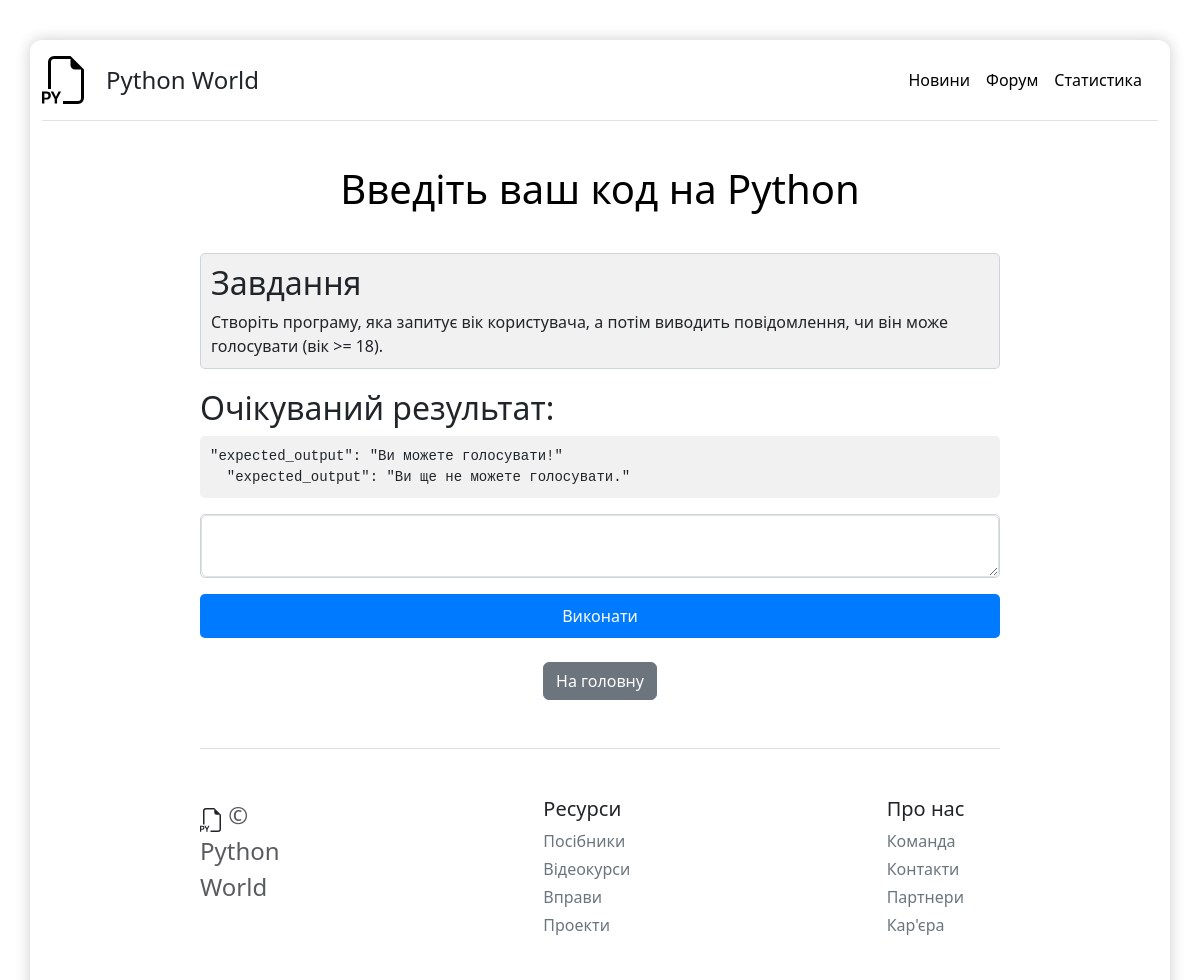
Page /checker/task/1/ on the committed database.
### checker/models.py (models this page shows, shortened)
class Task(models.Model):
    DIFFICULTY_LEVELS = [
        ('easy', 'Easy'),
        ('medium', 'Medium'),
        ('hard', 'Hard'),
    ]
    description = models.TextField()
    expected_output = models.TextField()
    conditions = models.TextField(blank=True, null=True)
    difficulty = models.CharField(max_length=6, choices=DIFFICULTY_LEVELS, default='easy')

### checker/views.py (the view, shortened to what this page needs)
# urls.py: path('task/<int:task_id>/', views.task_detail, name='task_detail'),
def task_detail(request, task_id):
    task = get_object_or_404(Task, id=task_id)
    form = SolutionForm(request.POST or None)
    result = None
    return render(request, 'checker/task_detail.html', {'task': task, 'form': form, 'result': result})

### checker/forms.py
class SolutionForm(forms.ModelForm):
    class Meta:
        model = Solution
        fields = ['code']

### checker/templates/checker/task_detail.html (shortened to what this page needs)
{% load static %}
<!DOCTYPE html>
<html lang="en">
<head>
    <link rel="stylesheet" href="{% static 'checker/css/styles.css' %}">
    <link rel="stylesheet" href="https://cdnjs.cloudflare.com/ajax/libs/codemirror/5.65.5/codemirror.min.css">
    <link rel="stylesheet" href="https://cdnjs.cloudflare.com/ajax/libs/codemirror/5.65.5/theme/dracula.min.css">
    <link rel="stylesheet" href="https://cdn.jsdelivr.net/npm/bootstrap@5.3.2/dist/css/bootstrap.min.css">
</head>
<body>
<div class="container py-3">
    <header class="pb-3 mb-4 border-bottom">
        <div class="d-flex flex-column flex-md-row align-items-center">
            <a href="{% url 'profile' %}" class="d-flex align-items-center link-body-emphasis text-decoration-none me-3">
            </a>
            <span class="fs-4 me-md-auto">Python World</span>
            <nav class="d-inline-flex mt-2 mt-md-0 ms-md-auto">
                <a class="me-3 py-2 link-body-emphasis text-decoration-none" href="{% url 'news_list' %}">Новини</a>
                <a class="me-3 py-2 link-body-emphasis text-decoration-none" href="{% url 'forum' %}">Форум</a>
                <a class="me-3 py-2 link-body-emphasis text-decoration-none" href="{% url 'user_stats' %}">Статистика</a>
            </nav>
        </div>
    </header>
   <div class="code-container">
    <h1>Введіть ваш код на Python</h1>
    <div class="task">
        <h2>Завдання</h2>
        <p>{{ task.description }}</p>
    </div>
    <div class="expected-output">
        <h2>Очікуваний результат:</h2>
        <pre>{{ task.expected_output }}</pre>
    </div>
    <form method="post">
        <div class="code-editor-container">
            <textarea id="code-editor" name="code" class="form-control">{{ form.code.value|default_if_none:"" }}</textarea>
        </div>
        <button type="submit" class="btn btn-primary mt-3">Виконати</button>
    </form>
    <div class="navigation-buttons mt-4 d-flex justify-content-center">
    <a href="{% url 'easy_tasks' %}" class="btn btn-secondary">На головну</a>
    </div>
<footer class="pt-4 my-md-5 pt-md-5 border-top">
  <div class="row">
    <div class="col-12 col-md">
        <span class="fs-4 b-3 text-body-secondary ">  © Python World</span>
    </div>
    <div class="col-6 col-md offset-3">
      <h5>Ресурси</h5>
      <ul class="list-unstyled text-small ">
        <li class="mb-1"><a class="link-secondary text-decoration-none" href="#">Посібники</a></li>
        <li class="mb-1"><a class="link-secondary text-decoration-none" href="#">Відеокурси</a></li>
        <li class="mb-1"><a class="link-secondary text-decoration-none" href="#">Вправи</a></li>
        <li class="mb-1"><a class="link-secondary text-decoration-none" href="#">Проекти</a></li>
      </ul>
    </div>
    <div class="col-6 col-md offset-3 ">
      <h5>Про нас</h5>
      <ul class="list-unstyled text-small ">
        <li class="mb-1"><a class="link-secondary text-decoration-none" href="#">Команда</a></li>
        <li class="mb-1"><a class="link-secondary text-decoration-none" href="#">Контакти</a></li>
        <li class="mb-1"><a class="link-secondary text-decoration-none" href="#">Партнери</a></li>
        <li class="mb-1"><a class="link-secondary text-decoration-none" href="#">Кар'єра</a></li>
      </ul>
    </div>
  </div>
</footer>
</body>
</html>

### checker/static/checker/css/styles.css (style rules this page uses)
body { font-family: Arial, sans-serif; background-color: #f8f9fa; padding: 20px; }
.container { max-width: 800px; margin: 20px auto; background-color: #fff; padding: 20px; border-radius: 8px; box-shadow: 0 0 10px rgba(0, 0, 0, 0.1); }
h1 { text-align: center; margin-bottom: 20px; }
.task { margin-bottom: 20px; padding: 10px; border: 1px solid #ced4da; border-radius: 5px; background-color: #f1f1f1; }
.task p { margin: 0; font-size: 1rem; }
form { margin-bottom: 20px; }
.code-editor-container { border: 1px solid #ced4da; border-radius: 5px; background-color: #f8f9fa; }
button[type="submit"] { display: block; width: 100%; padding: 10px 20px; margin-top: 10px; background-color: #007bff; color: #fff; border: none; border-radius: 5px; cursor: pointer; transition: background-color 0.3s; }
h2 { margin-top: 20px; font-size: 1.5rem; }
pre { background-color: #f1f1f1; padding: 10px; border-radius: 5px; white-space: pre-wrap; word-wrap: break-word; }
.container { width: 160%; max-width: 1200px; background-color: #fff; padding: 40px; border-radius: 12px; box-shadow: 0 0 15px rgba(0, 0, 0, 0.2); }
.container h1 { color: #000000; text-align: center; margin-bottom: 40px; }
ul { list-style-type: none; padding: 0; margin: 0; }

### checker/templates/checker/task_detail.html (style rules this page uses)
.code-container { max-width: 800px; margin: auto; padding-top: 20px; padding-bottom: 20px; }

### rows in the picture
Task: description "Створіть програму, яка запитує вік користувача, а потім виводить повідомлення, чи він може голосувати (вік >= 18).", expected_output "\"expected_output\": \"Ви можете голосувати!\" \"expected_output\": \"Ви ще не можете голосувати.\""
